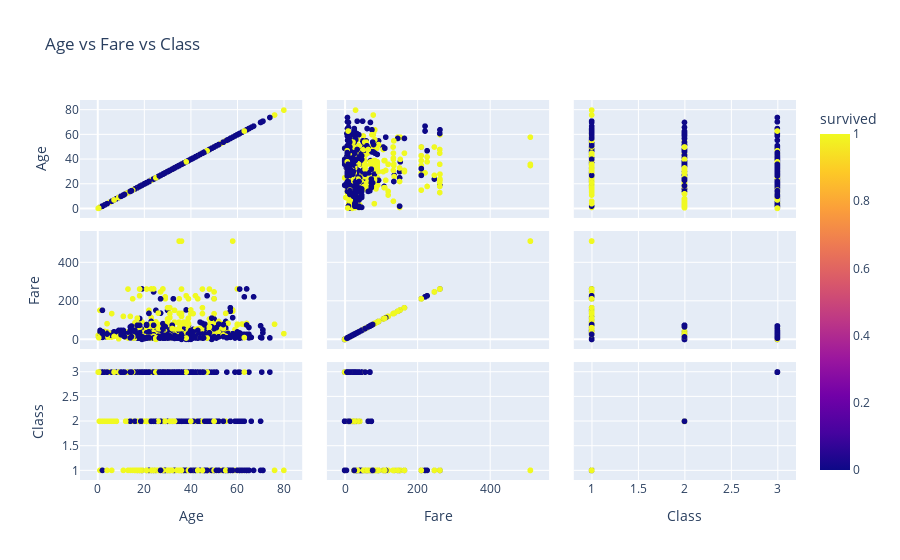

The cell this chart's notebook holds for it:
### Code cell
#faceting for relationship betwee age, fare and class for survivors and who did not

fig_faceting = px.scatter_matrix(df, dimensions=['age', 'fare', 'pclass'],
                                 title='Age vs Fare vs Class', 
                                 labels={'age': 'Age', 'fare': 'Fare', 'pclass': 'Class'},
                                 color='survived')
fig_faceting.show()

### Figure 1 — Plotly figure (JSON) as saved in the notebook; plotly's stock layout.template omitted (floating-point values rounded to 4 significant figures; data arrays with more than 128 entries replaced by an {"elided": "..."} marker saying what was removed)
{"data": [{"dimensions": [{"axis": {"matches": true}, "label": "Age", "values": {"elided": "1309 float values"}}, {"axis": {"matches": true}, "label": "Fare", "values": {"elided": "1309 float values"}}, {"axis": {"matches": true}, "label": "Class", "values": {"elided": "1309 int values"}}], "hovertemplate": "%{xaxis.title.text}=%{x}<br>%{yaxis.title.text}=%{y}<br>survived=%{marker.color}<extra></extra>", "legendgroup": "", "marker": {"color": {"elided": "1309 int values"}, "coloraxis": "coloraxis", "symbol": "circle"}, "name": "", "showlegend": false, "type": "splom"}], "layout": {"coloraxis": {"colorbar": {"title": {"text": "survived"}}, "colorscale": [[0, "#0d0887"], [0.1111, "#46039f"], [0.2222, "#7201a8"], [0.3333, "#9c179e"], [0.4444, "#bd3786"], [0.5556, "#d8576b"], [0.6667, "#ed7953"], [0.7778, "#fb9f3a"], [0.8889, "#fdca26"], [1, "#f0f921"]]}, "dragmode": "select", "legend": {"tracegroupgap": 0}, "title": {"text": "Age vs Fare vs Class"}}}
